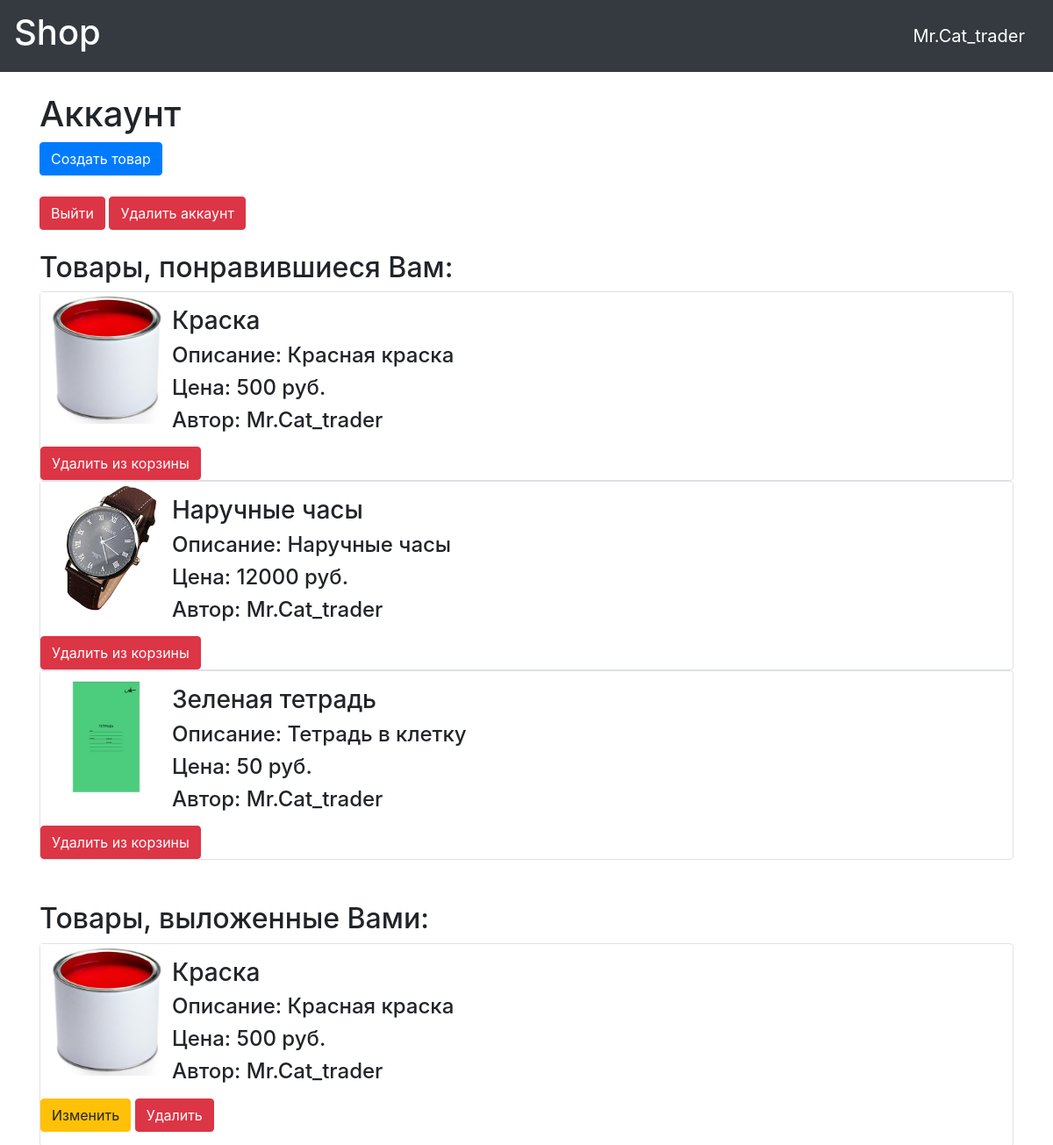
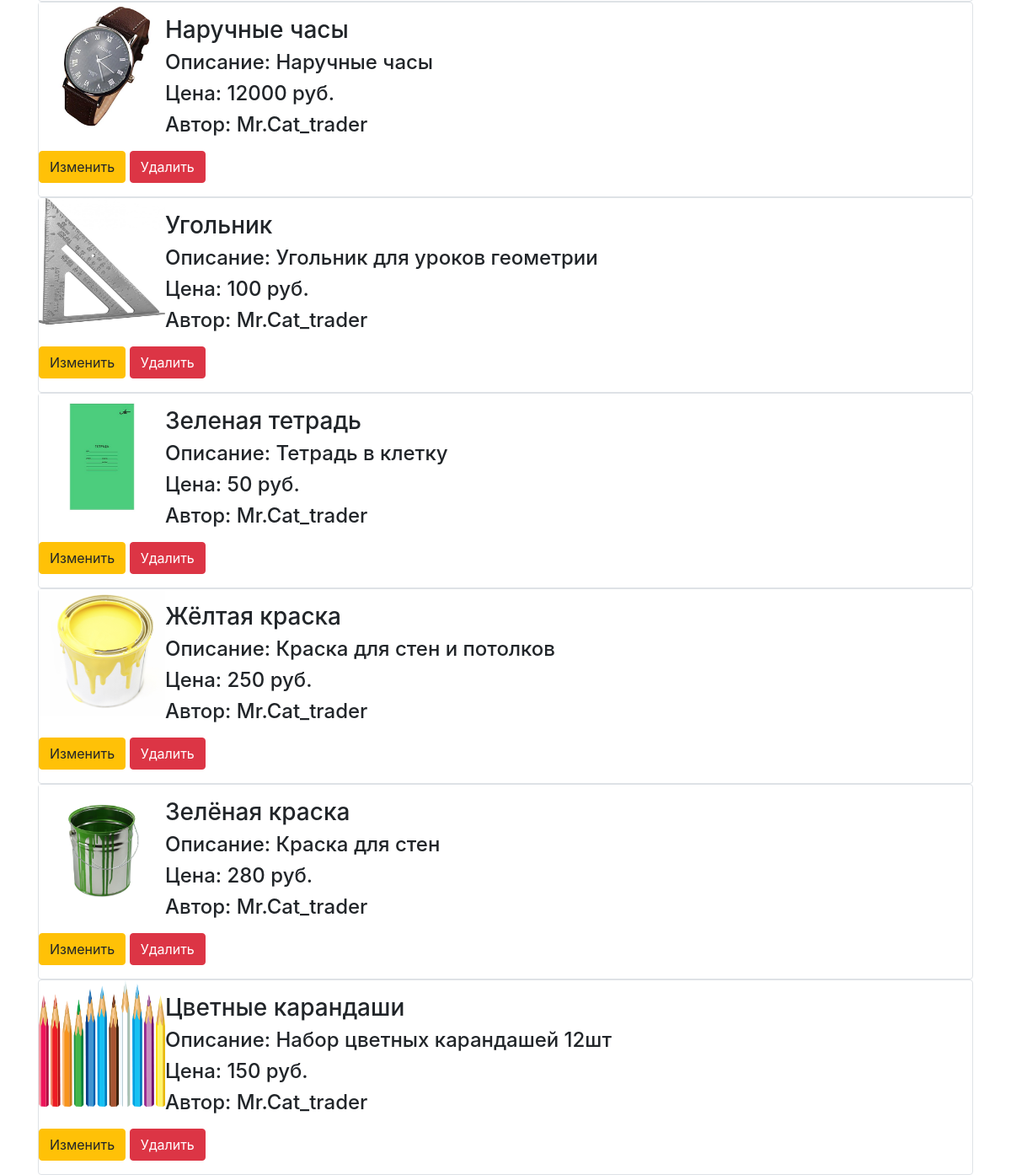
The app's page /account (signed in) with its own data (2 pictures, top to bottom).
### data/users.py (models this page shows, shortened)
class User(SqlAlchemyBase, UserMixin):
    __tablename__ = 'users'
    products = orm.relationship("Products", back_populates='user')
    id = sqlalchemy.Column(sqlalchemy.Integer,
                           primary_key=True, autoincrement=True)
    name = sqlalchemy.Column(sqlalchemy.String, nullable=True)
    email = sqlalchemy.Column(sqlalchemy.String,
                              index=True, unique=True, nullable=True)
    hashed_password = sqlalchemy.Column(sqlalchemy.String, nullable=True)
    role = sqlalchemy.Column(sqlalchemy.String)
    created_date = sqlalchemy.Column(sqlalchemy.DateTime,
                                     default=datetime.datetime.now)
    fav = sqlalchemy.Column(sqlalchemy.String)

### data/products.py (models this page shows)
class Products(SqlAlchemyBase):
    __tablename__ = 'products'
    id = sqlalchemy.Column(sqlalchemy.Integer,
                           primary_key=True, autoincrement=True)
    title = sqlalchemy.Column(sqlalchemy.String, nullable=True)
    content = sqlalchemy.Column(sqlalchemy.String, nullable=True)
    created_date = sqlalchemy.Column(sqlalchemy.DateTime,
                                     default=datetime.datetime.now)
    photo = sqlalchemy.Column(sqlalchemy.String)
    price = sqlalchemy.Column(sqlalchemy.Integer)
    user_id = sqlalchemy.Column(sqlalchemy.Integer,
                                sqlalchemy.ForeignKey("users.id"))
    user = orm.relationship('User')

### main.py (the view)
@app.route("/account")
@login_required
def account():
    db_sess = db_session.create_session()
    products = db_sess.query(Products)
    if current_user.fav != '':
        list_of_fav = current_user.fav.split(';')
        fav = []
        for i in list_of_fav:
            fav.append(int(i))
    else:
        fav = []
    return render_template("account.html", products=products, fav=fav)

### data/db_session.py (called while the page is built)
def create_session() -> Session:
    global __factory
    return __factory()

### main.py (called while the page is built)
@login_manager.user_loader
def load_user(user_id):
    db_sess = db_session.create_session()
    return db_sess.query(User).get(user_id)

### templates/account.html
{% extends "base.html" %}
{% block content %}
<br>
<h1>Аккаунт</h1>
{% if current_user.is_authenticated and current_user.role == "Продавец" %}
<a class="btn btn-primary" href="/products">Создать товар</a>
<br><br/>
{% endif %}
<a class="btn btn-danger" href="/logout">Выйти</a>
<a class="btn btn-danger" href="/delete_account/{{ current_user.id }}">Удалить аккаунт</a>
<br><br/>
<h2>Товары, понравившиеся Вам:</h2>
{% if fav != [] %}
{% for item in products%}
{% for i in fav %}
{% if item.id == i %}
<div class="col-md6 border rounded">
    <img src="/static/img/{{item.photo}}" width=150 height=150 align="left" alt="Что-то пошло не так">
    <p>
    <h3>{{item.title}}</h3>
    <h4>Описание: {{item.content}}</h4>
    <h4>Цена: {{item.price}} руб.</h4>
    <h4>Автор: {{item.user.name}}</h4>
    </p>
    <a href="/delete_fav/{{ item.id }}" class="btn btn-danger">
        Удалить из корзины
    </a>
</div>
{% endif %}
{% endfor %}
{% endfor %}
{% else %}
<br>
<h3>Здесь ещё ничего нет</h3>
<br>
{% endif %}
<br><br/>
{% if current_user.is_authenticated and current_user.role == "Продавец" %}
<h2> Товары, выложенные Вами:</h2>
{% for item in products%}
{% if current_user == item.user %}
<div class="col-md6 border rounded">
    <img src="/static/img/{{item.photo}}" width=150 height=150 align="left" alt="Что-то пошло не так">
    <p>
    <h3>{{item.title}}</h3>
    <h4>Описание: {{item.content}}</h4>
    <h4>Цена: {{item.price}} руб.</h4>
    <h4>Автор: {{item.user.name}}</h4>
    </p>
    <p><a href="/products/{{ item.id }}" class="btn btn-warning">
        Изменить
    </a>
        <a href="/products_delete/{{ item.id }}" class="btn btn-danger">
            Удалить
        </a>
    </p>
</div>
{% endif %}
{% endfor %}
{% endif %}
{% endblock %}

### templates/base.html (shortened to what this page needs)
<!doctype html>
<html lang="en">
<head>
    <link rel="stylesheet"
          href="https://stackpath.bootstrapcdn.com/bootstrap/4.4.1/css/bootstrap.min.css"
>
</head>
<body>
<header>
    <nav class="navbar navbar-dark bg-dark">
        <a class="navbar-brand" href="/"><h1>Shop</h1></a>
        {% if current_user.is_authenticated %}
            <a class="navbar-brand" href="/account">{{ current_user.name }}</a>
        {% else %}
            <p>
            <a class="btn btn-primary " href="/register">Зарегистрироваться</a>
            <a class="btn btn-success" href="/login">Войти</a>
            </p>
        {% endif %}
    </nav>
</header>
<main role="main" class="container">
    {% block content %}{% endblock %}
</main>
</body>
</html>

### records on screen
User: name "Mr.Cat_trader"
Products: photo (picture), title "Краска", content "Красная краска", price "500", user.name "Mr.Cat_trader", title "Краска", content "Красная краска", price "500", user.name "Mr.Cat_trader"
Products: photo (picture), title "Наручные часы", content "Наручные часы", price "12000", user.name "Mr.Cat_trader", title "Наручные часы", content "Наручные часы", price "12000", user.name "Mr.Cat_trader"
Products: photo (picture), title "Зеленая тетрадь", content "Тетрадь в клетку", price "50", user.name "Mr.Cat_trader", title "Зеленая тетрадь", content "Тетрадь в клетку", price "50", user.name "Mr.Cat_trader"
Products: photo (picture), title "Угольник", content "Угольник для уроков геометрии", price "100", user.name "Mr.Cat_trader"
Products: photo (picture), title "Жёлтая краска", content "Краска для стен и потолков", price "250", user.name "Mr.Cat_trader"
Products: photo (picture), title "Зелёная краска", content "Краска для стен", price "280", user.name "Mr.Cat_trader"
Products: photo (picture), title "Цветные карандаши", content "Набор цветных карандашей 12шт", price "150", user.name "Mr.Cat_trader"
